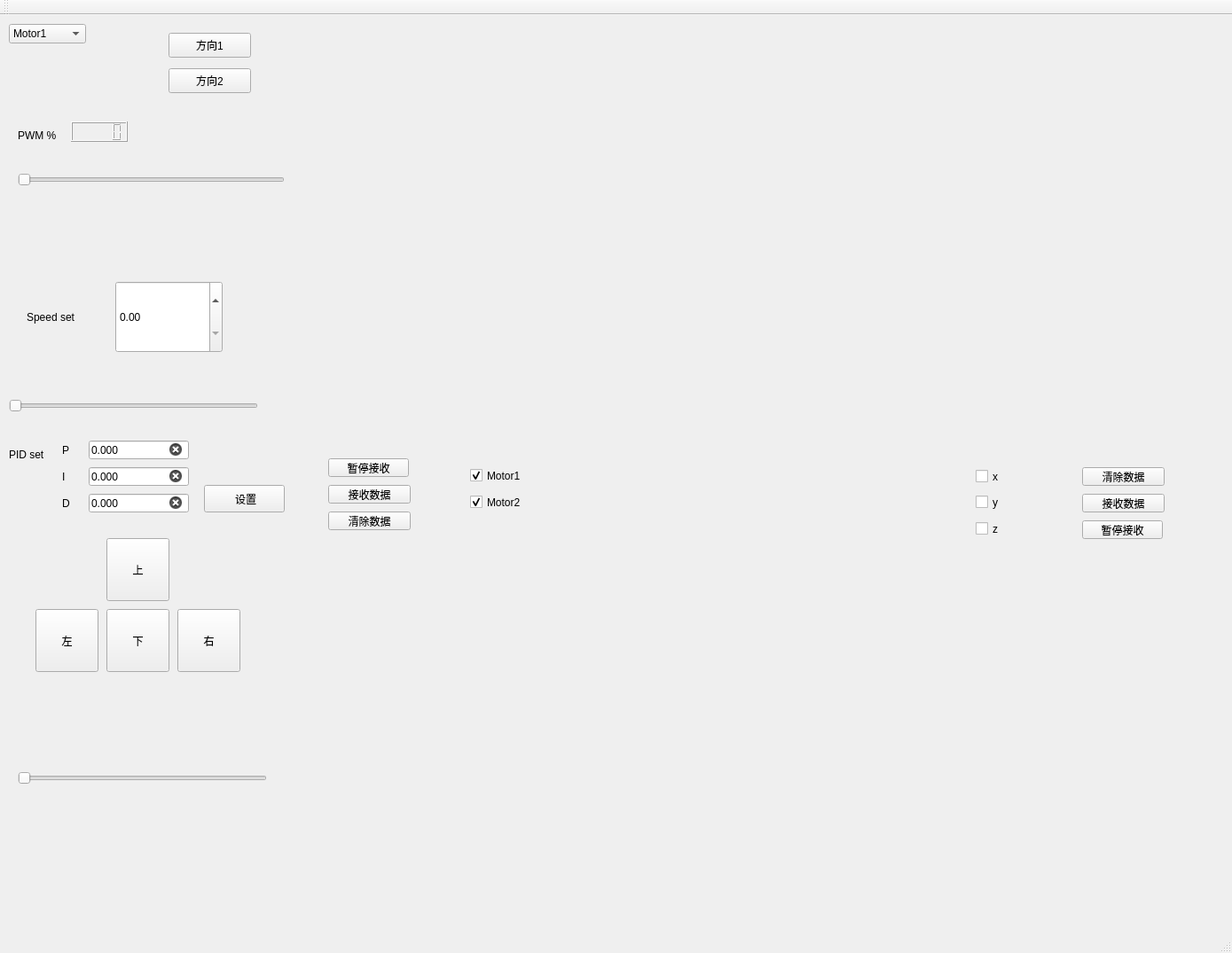
<?xml version="1.0" encoding="UTF-8"?>
<ui version="4.0">
 <class>MainWindow</class>
 <widget class="QMainWindow" name="MainWindow">
  <property name="geometry">
   <rect>
    <x>0</x>
    <y>0</y>
    <width>1389</width>
    <height>1075</height>
   </rect>
  </property>
  <property name="windowTitle">
   <string>MainWindow</string>
  </property>
  <widget class="QWidget" name="centralWidget">
   <widget class="QPushButton" name="pushButton">
    <property name="geometry">
     <rect>
      <x>190</x>
      <y>20</y>
      <width>93</width>
      <height>28</height>
     </rect>
    </property>
    <property name="text">
     <string>方向1</string>
    </property>
   </widget>
   <widget class="QPushButton" name="pushButton_2">
    <property name="geometry">
     <rect>
      <x>190</x>
      <y>60</y>
      <width>93</width>
      <height>28</height>
     </rect>
    </property>
    <property name="text">
     <string>方向2</string>
    </property>
   </widget>
   <widget class="QLCDNumber" name="lcdNumber">
    <property name="geometry">
     <rect>
      <x>80</x>
      <y>120</y>
      <width>64</width>
      <height>23</height>
     </rect>
    </property>
   </widget>
   <widget class="QSlider" name="horizontalSlider">
    <property name="geometry">
     <rect>
      <x>20</x>
      <y>170</y>
      <width>301</width>
      <height>31</height>
     </rect>
    </property>
    <property name="maximum">
     <number>100</number>
    </property>
    <property name="tracking">
     <bool>false</bool>
    </property>
    <property name="orientation">
     <enum>Qt::Horizontal</enum>
    </property>
   </widget>
   <widget class="QLabel" name="label">
    <property name="geometry">
     <rect>
      <x>20</x>
      <y>120</y>
      <width>61</width>
      <height>31</height>
     </rect>
    </property>
    <property name="text">
     <string>PWM %</string>
    </property>
   </widget>
   <widget class="QLabel" name="label_2">
    <property name="geometry">
     <rect>
      <x>30</x>
      <y>320</y>
      <width>81</width>
      <height>41</height>
     </rect>
    </property>
    <property name="text">
     <string>Speed set</string>
    </property>
   </widget>
   <widget class="QSlider" name="horizontalSlider_2">
    <property name="geometry">
     <rect>
      <x>10</x>
      <y>420</y>
      <width>281</width>
      <height>41</height>
     </rect>
    </property>
    <property name="maximum">
     <number>7500</number>
    </property>
    <property name="tracking">
     <bool>false</bool>
    </property>
    <property name="orientation">
     <enum>Qt::Horizontal</enum>
    </property>
   </widget>
   <widget class="QDoubleSpinBox" name="doubleSpinBox">
    <property name="geometry">
     <rect>
      <x>130</x>
      <y>300</y>
      <width>121</width>
      <height>81</height>
     </rect>
    </property>
    <property name="maximum">
     <double>75.000000000000000</double>
    </property>
    <property name="singleStep">
     <double>0.100000000000000</double>
    </property>
   </widget>
   <widget class="QLabel" name="label_3">
    <property name="geometry">
     <rect>
      <x>10</x>
      <y>480</y>
      <width>61</width>
      <height>31</height>
     </rect>
    </property>
    <property name="text">
     <string>PID set</string>
    </property>
   </widget>
   <widget class="QLineEdit" name="lineEdit">
    <property name="geometry">
     <rect>
      <x>100</x>
      <y>480</y>
      <width>113</width>
      <height>21</height>
     </rect>
    </property>
    <property name="text">
     <string>0.000</string>
    </property>
    <property name="clearButtonEnabled">
     <bool>true</bool>
    </property>
   </widget>
   <widget class="QLineEdit" name="lineEdit_3">
    <property name="geometry">
     <rect>
      <x>100</x>
      <y>540</y>
      <width>113</width>
      <height>21</height>
     </rect>
    </property>
    <property name="text">
     <string>0.000</string>
    </property>
    <property name="clearButtonEnabled">
     <bool>true</bool>
    </property>
   </widget>
   <widget class="QLineEdit" name="lineEdit_2">
    <property name="geometry">
     <rect>
      <x>100</x>
      <y>510</y>
      <width>113</width>
      <height>21</height>
     </rect>
    </property>
    <property name="text">
     <string>0.000</string>
    </property>
    <property name="clearButtonEnabled">
     <bool>true</bool>
    </property>
   </widget>
   <widget class="QLabel" name="label_4">
    <property name="geometry">
     <rect>
      <x>70</x>
      <y>480</y>
      <width>21</width>
      <height>21</height>
     </rect>
    </property>
    <property name="text">
     <string>P</string>
    </property>
   </widget>
   <widget class="QLabel" name="label_5">
    <property name="geometry">
     <rect>
      <x>70</x>
      <y>510</y>
      <width>31</width>
      <height>21</height>
     </rect>
    </property>
    <property name="text">
     <string>I</string>
    </property>
   </widget>
   <widget class="QLabel" name="label_6">
    <property name="geometry">
     <rect>
      <x>70</x>
      <y>540</y>
      <width>31</width>
      <height>21</height>
     </rect>
    </property>
    <property name="text">
     <string>D</string>
    </property>
   </widget>
   <widget class="QPushButton" name="pushButton_3">
    <property name="geometry">
     <rect>
      <x>230</x>
      <y>530</y>
      <width>91</width>
      <height>31</height>
     </rect>
    </property>
    <property name="text">
     <string> 设置</string>
    </property>
   </widget>
   <widget class="QComboBox" name="comboBox">
    <property name="geometry">
     <rect>
      <x>10</x>
      <y>10</y>
      <width>87</width>
      <height>22</height>
     </rect>
    </property>
    <item>
     <property name="text">
      <string>Motor1</string>
     </property>
    </item>
    <item>
     <property name="text">
      <string>Motor2</string>
     </property>
    </item>
    <item>
     <property name="text">
      <string>Both</string>
     </property>
    </item>
   </widget>
   <widget class="QPushButton" name="pushButton_4">
    <property name="geometry">
     <rect>
      <x>370</x>
      <y>500</y>
      <width>91</width>
      <height>21</height>
     </rect>
    </property>
    <property name="text">
     <string>暂停接收</string>
    </property>
   </widget>
   <widget class="QPushButton" name="pushButton_14">
    <property name="geometry">
     <rect>
      <x>370</x>
      <y>530</y>
      <width>93</width>
      <height>21</height>
     </rect>
    </property>
    <property name="text">
     <string>接收数据</string>
    </property>
   </widget>
   <widget class="QWidget" name="widget" native="true">
    <property name="geometry">
     <rect>
      <x>330</x>
      <y>30</y>
      <width>1031</width>
      <height>451</height>
     </rect>
    </property>
    <widget class="QWidget" name="gridLayoutWidget">
     <property name="geometry">
      <rect>
       <x>0</x>
       <y>10</y>
       <width>1021</width>
       <height>441</height>
      </rect>
     </property>
     <layout class="QGridLayout" name="gridLayout"/>
    </widget>
   </widget>
   <widget class="QPushButton" name="pushButton_15">
    <property name="geometry">
     <rect>
      <x>370</x>
      <y>560</y>
      <width>93</width>
      <height>21</height>
     </rect>
    </property>
    <property name="text">
     <string>清除数据</string>
    </property>
   </widget>
   <widget class="QCheckBox" name="checkBox">
    <property name="geometry">
     <rect>
      <x>530</x>
      <y>510</y>
      <width>91</width>
      <height>19</height>
     </rect>
    </property>
    <property name="text">
     <string>Motor1</string>
    </property>
    <property name="checked">
     <bool>true</bool>
    </property>
    <property name="tristate">
     <bool>false</bool>
    </property>
   </widget>
   <widget class="QCheckBox" name="checkBox_2">
    <property name="geometry">
     <rect>
      <x>530</x>
      <y>540</y>
      <width>91</width>
      <height>19</height>
     </rect>
    </property>
    <property name="text">
     <string>Motor2</string>
    </property>
    <property name="checked">
     <bool>true</bool>
    </property>
    <property name="tristate">
     <bool>false</bool>
    </property>
   </widget>
   <widget class="QPushButton" name="pushButton_6">
    <property name="geometry">
     <rect>
      <x>40</x>
      <y>670</y>
      <width>71</width>
      <height>71</height>
     </rect>
    </property>
    <property name="text">
     <string>左</string>
    </property>
   </widget>
   <widget class="QPushButton" name="pushButton_7">
    <property name="geometry">
     <rect>
      <x>120</x>
      <y>590</y>
      <width>71</width>
      <height>71</height>
     </rect>
    </property>
    <property name="text">
     <string>上</string>
    </property>
   </widget>
   <widget class="QPushButton" name="pushButton_8">
    <property name="geometry">
     <rect>
      <x>120</x>
      <y>670</y>
      <width>71</width>
      <height>71</height>
     </rect>
    </property>
    <property name="text">
     <string>下</string>
    </property>
   </widget>
   <widget class="QPushButton" name="pushButton_9">
    <property name="geometry">
     <rect>
      <x>200</x>
      <y>670</y>
      <width>71</width>
      <height>71</height>
     </rect>
    </property>
    <property name="text">
     <string>右</string>
    </property>
   </widget>
   <widget class="QPushButton" name="pushButton_10">
    <property name="geometry">
     <rect>
      <x>1220</x>
      <y>570</y>
      <width>91</width>
      <height>21</height>
     </rect>
    </property>
    <property name="text">
     <string>暂停接收</string>
    </property>
   </widget>
   <widget class="QPushButton" name="pushButton_16">
    <property name="geometry">
     <rect>
      <x>1220</x>
      <y>540</y>
      <width>93</width>
      <height>21</height>
     </rect>
    </property>
    <property name="text">
     <string>接收数据</string>
    </property>
   </widget>
   <widget class="QPushButton" name="pushButton_17">
    <property name="geometry">
     <rect>
      <x>1220</x>
      <y>510</y>
      <width>93</width>
      <height>21</height>
     </rect>
    </property>
    <property name="text">
     <string>清除数据</string>
    </property>
   </widget>
   <widget class="QCheckBox" name="checkBox_3">
    <property name="geometry">
     <rect>
      <x>1100</x>
      <y>510</y>
      <width>91</width>
      <height>21</height>
     </rect>
    </property>
    <property name="text">
     <string>x</string>
    </property>
   </widget>
   <widget class="QCheckBox" name="checkBox_4">
    <property name="geometry">
     <rect>
      <x>1100</x>
      <y>540</y>
      <width>91</width>
      <height>19</height>
     </rect>
    </property>
    <property name="text">
     <string>y</string>
    </property>
   </widget>
   <widget class="QCheckBox" name="checkBox_5">
    <property name="geometry">
     <rect>
      <x>1100</x>
      <y>570</y>
      <width>91</width>
      <height>19</height>
     </rect>
    </property>
    <property name="text">
     <string>z</string>
    </property>
   </widget>
   <widget class="QWidget" name="widget_2" native="true">
    <property name="geometry">
     <rect>
      <x>330</x>
      <y>600</y>
      <width>1031</width>
      <height>401</height>
     </rect>
    </property>
    <widget class="QWidget" name="gridLayoutWidget_2">
     <property name="geometry">
      <rect>
       <x>0</x>
       <y>0</y>
       <width>1031</width>
       <height>401</height>
      </rect>
     </property>
     <layout class="QGridLayout" name="gridLayout_2"/>
    </widget>
   </widget>
   <widget class="QSlider" name="horizontalSlider_3">
    <property name="geometry">
     <rect>
      <x>20</x>
      <y>840</y>
      <width>281</width>
      <height>41</height>
     </rect>
    </property>
    <property name="maximum">
     <number>75</number>
    </property>
    <property name="tracking">
     <bool>false</bool>
    </property>
    <property name="orientation">
     <enum>Qt::Horizontal</enum>
    </property>
   </widget>
  </widget>
  <widget class="QMenuBar" name="menuBar">
   <property name="geometry">
    <rect>
     <x>0</x>
     <y>0</y>
     <width>1389</width>
     <height>26</height>
    </rect>
   </property>
  </widget>
  <widget class="QToolBar" name="mainToolBar">
   <attribute name="toolBarArea">
    <enum>TopToolBarArea</enum>
   </attribute>
   <attribute name="toolBarBreak">
    <bool>false</bool>
   </attribute>
  </widget>
  <widget class="QStatusBar" name="statusBar"/>
 </widget>
 <layoutdefault spacing="6" margin="11"/>
 <resources/>
 <connections/>
</ui>
